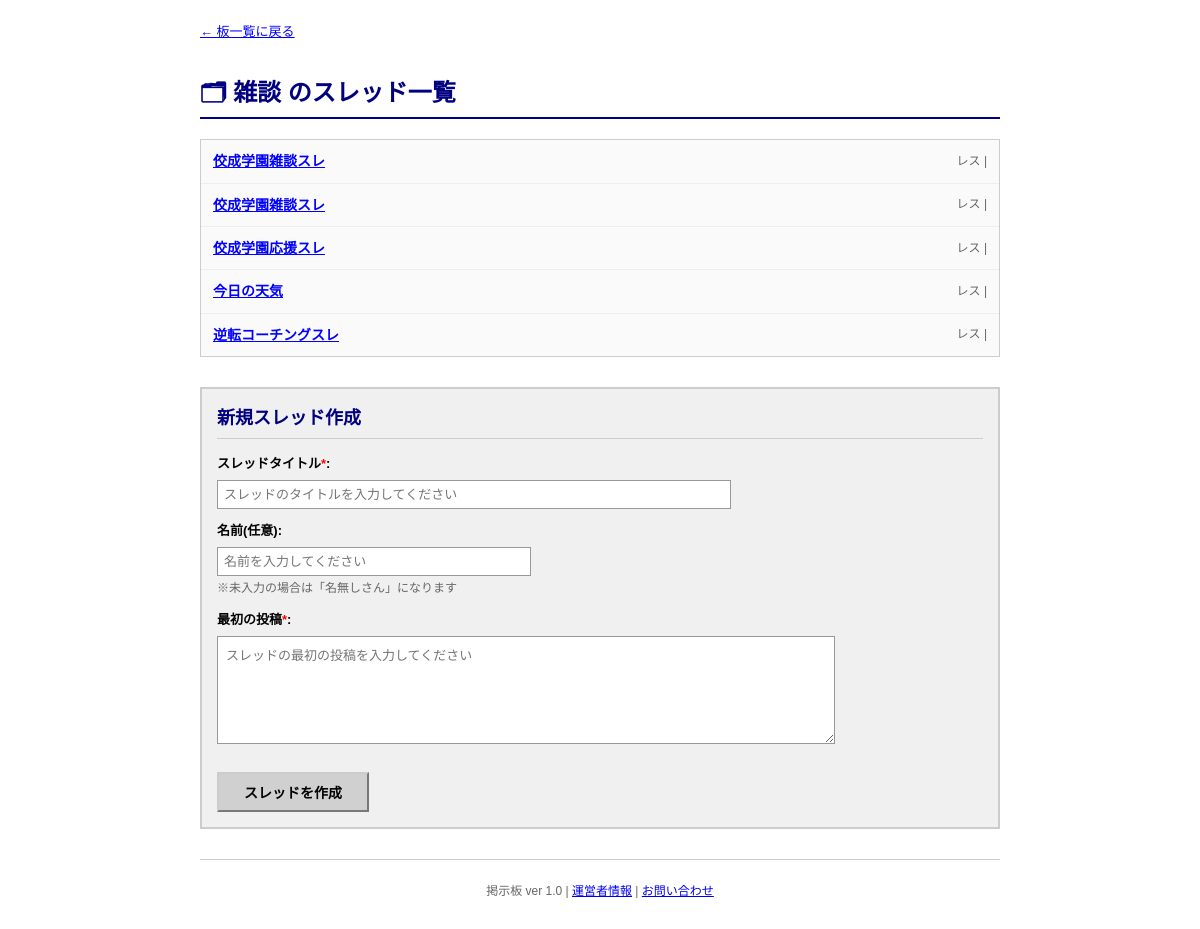
The page /subback/chat on the database its author committed.
### app.py (models this page shows)
class Thread(db.Model):
    __tablename__ = "threads"
    id = db.Column(db.Integer, primary_key=True)
    title = db.Column(db.Text(), nullable=False)
    board_id = db.Column(db.Text(), nullable=False)
    pub_date = db.Column(db.DateTime, nullable=False, default=datetime.now)

### app.py (the view)
@app.route("/subback/<board_id>")
def show_subback(board_id):
    board_name = None
    for category in categories:
        for board in category["boards"]:
            if board["id"] == board_id:
                board_name = board["name"]
                break
    if not board_name:
        return "板が見つかりません", 404
    threads = Thread.query.filter_by(board_id=board_id).all()
    return render_template("/subback/thread_list.html",
                           board_id=board_id,
                           board={"id": board_id, "name": board_name},
                           threads=threads)

### templates/subback/thread_list.html (shortened to what this page needs)
<!DOCTYPE html>
<html lang="ja">
<head>
</head>
<body>
    <div class="container">
        <a href="/subback" class="back-link">← 板一覧に戻る</a>
        <h1>🗂 {{ board.name }} のスレッド一覧</h1>
        <div class="thread-list">
            {% for thread in threads %}
            <div class="thread-item">
                <div class="thread-info">
                    <a href="/thread/{{ thread.id }}" class="thread-link">{{ thread.title }}</a>
                </div>
                <div class="thread-meta">{{ thread.post_count }}レス | {{ thread.last_updated }}</div>
            </div>
            {% endfor %}
        </div>
        <div class="new-thread-section">
            <div class="form-title">新規スレッド作成</div>
            <form method="post" action="/subback/{{ board.id }}/new_thread">
                <div class="form-group">
                    <label class="form-label" for="title">スレッドタイトル<span style="color: #ff0000;">*</span>:</label>
                    <input type="text" id="title" name="title" class="form-input" placeholder="スレッドのタイトルを入力してください" required>
                </div>
                <div class="form-group">
                    <label class="form-label" for="name">名前(任意):</label>
                    <input type="text" id="name" name="name" class="form-input-small" placeholder="名前を入力してください">
                    <div class="form-note">※未入力の場合は「名無しさん」になります</div>
                </div>
                <div class="form-group">
                    <label class="form-label" for="message">最初の投稿<span style="color: #ff0000;">*</span>:</label>
                    <textarea id="message" name="message" rows="6" class="form-textarea" placeholder="スレッドの最初の投稿を入力してください" required></textarea>
                </div>
                <button type="submit" class="submit-button">スレッドを作成</button>
            </form>
        </div>
        <div class="footer">
            <p>掲示板 ver 1.0 | <a href="#">運営者情報</a> | <a href="#">お問い合わせ</a></p>
        </div>
    </div>
</body>
</html>

### templates/subback/thread_list.html (style rules this page uses)
body { font-family: "MS Pゴシック", "MS PGothic", sans-serif; background-color: #ffffff; margin: 0; padding: 20px; font-size: 14px; line-height: 1.6; }
.container { max-width: 800px; margin: 0 auto; }
h1 { font-size: 24px; color: #000080; border-bottom: 2px solid #000080; padding-bottom: 5px; margin-bottom: 20px; }
.back-link { color: #0000ff; text-decoration: underline; font-size: 13px; display: inline-block; margin-bottom: 15px; }
.thread-list { border: 1px solid #cccccc; background-color: #fafafa; }
.thread-item { padding: 10px 12px; border-bottom: 1px solid #eeeeee; display: flex; justify-content: space-between; align-items: center; }
.thread-item:last-child { border-bottom: none; }
.thread-info { flex: 1; }
.thread-link { color: #0000ff; text-decoration: underline; font-weight: bold; }
.thread-meta { color: #666666; font-size: 12px; white-space: nowrap; margin-left: 15px; }
.new-thread-section { background-color: #f0f0f0; border: 2px solid #cccccc; padding: 15px; margin-top: 30px; margin-bottom: 20px; }
.form-title { font-size: 18px; font-weight: bold; color: #000080; margin-bottom: 15px; border-bottom: 1px solid #cccccc; padding-bottom: 5px; }
.form-group { margin-bottom: 12px; }
.form-label { display: block; font-size: 13px; font-weight: bold; margin-bottom: 5px; }
.form-input { width: 100%; max-width: 500px; padding: 6px; border: 1px solid #999999; font-size: 13px; font-family: inherit; background-color: #ffffff; }
.form-input-small { width: 300px; padding: 6px; border: 1px solid #999999; font-size: 13px; font-family: inherit; background-color: #ffffff; }
.form-textarea { width: 100%; max-width: 600px; padding: 8px; border: 1px solid #999999; font-size: 13px; font-family: inherit; resize: vertical; background-color: #ffffff; }
.submit-button { padding: 8px 25px; background-color: #d0d0d0; border: 2px outset #cccccc; cursor: pointer; font-size: 14px; font-weight: bold; font-family: inherit; margin-top: 10px; }
.form-note { font-size: 12px; color: #666666; margin-top: 3px; }
.footer { margin-top: 30px; padding-top: 10px; border-top: 1px solid #cccccc; text-align: center; font-size: 12px; color: #666666; }

### rows shown on the page
Thread: title "佼成学園雑談スレ"
Thread: title "佼成学園雑談スレ"
Thread: title "佼成学園応援スレ"
Thread: title "今日の天気"
Thread: title "逆転コーチングスレ"

### other values the page prints
{{ board.name }} "雑談"
